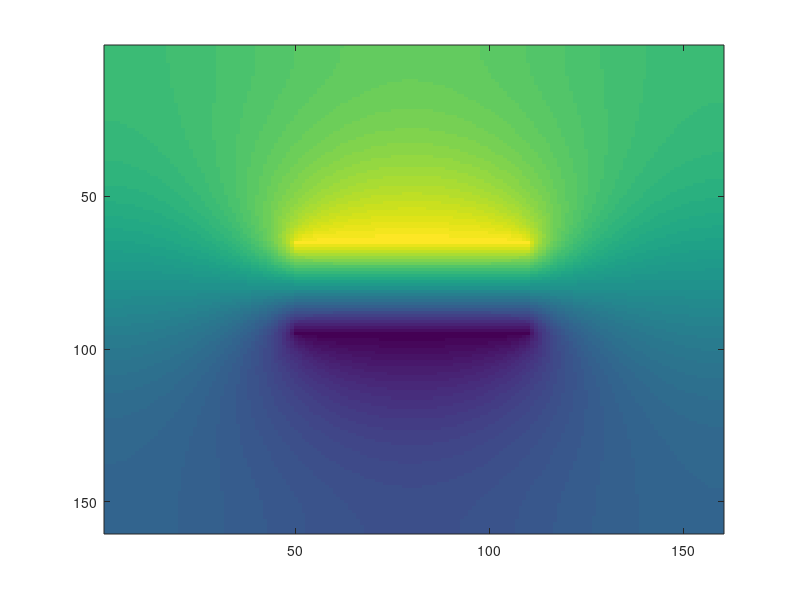
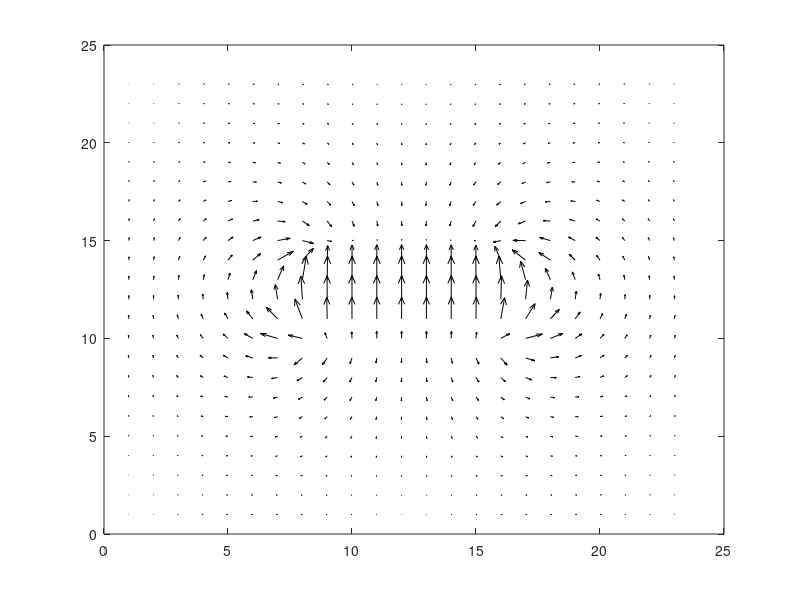

Here is the MATLAB script that generated these plots, in order:
%initialize some variables here
clear all;
n = 160;

xdim = n;
ydim = n;

epsr = 12.0;

V_now = 5*ones(xdim, ydim);
V_prev = 5*ones(xdim, ydim);

capx1 = 65;
capx2 = 95;
capy1 = 50;
capy2 = 110;

V_now(capx1, capy1:capy2) = 10;
V_now(capx2, capy1:capy2) = 0;
error = max(max(abs(V_now - V_prev)));
iter = 0;

k1 = 2.0/(1.0+epsr);
k2 = 2.0*epsr/(1.0+epsr);

%iterate as long as the change in values obtained
%in negligible. In this case, max value change is 0.001

while(error > 0.0001)
iter = iter+1;

V_now(2:xdim-1, 2:ydim-1) = (V_now(1:xdim-2, 2:ydim-1) + V_now(3:xdim, 2:ydim-1) + V_now(2:xdim-1, 1:ydim-2) + V_now(2:xdim-1, 3:ydim))*0.25;

V_now(capx1, capy1:capy2) = 10;
V_now(capx2, capy1:capy2) = 0;

V_now(capx1+1:capx2-1, capy1) = (k2*V_prev(capx1+1:capx2-1, capy1+1)+k1*V_prev(capx1+1:capx2-1, capy1-1)+V_prev(capx1+2:capx2, capy1)+V_prev(capx1:capx2-2, capy1))*0.25;
V_now(capx1+1:capx2-1, capy2) = (k1*V_prev(capx1+1:capx2-1, capy2+1)+k2*V_prev(capx1+1:capx2-1, capy2-1)+V_prev(capx1+2:capx2, capy2)+V_prev(capx1:capx2-2, capy2))*0.25;


V_now(2:xdim-1, 1) =  (2*V_now(2:ydim-1, 2) + V_now(3:xdim, 1) + V_now(1:xdim-2, 1))*0.25;
V_now(2:xdim-1, ydim) =  (2*V_now(2:ydim-1, ydim-1) + V_now(3:xdim, ydim) + V_now(1:xdim-2, ydim))*0.25;
V_now(1, 2:ydim-1) =  (2*V_now(2, 2:ydim-1) + V_now(1, 3:ydim) + V_now(1, 1:ydim-2))*0.25;
V_now(xdim, 2:ydim-1) =  (2*V_now(xdim-1, 2:ydim-1) + V_now(xdim, 3:ydim) + V_now(xdim, 1:ydim-2))*0.25;

V_now(1, 1) = (V_now(2, 1) + V_now(1, 2))*0.5;
V_now(xdim, 1) = (V_now(xdim-1, 1) + V_now(xdim, 2))*0.5;
V_now(xdim, ydim) = (V_now(xdim-1, ydim) + V_now(xdim, ydim-1))*0.5;
V_now(1, ydim) = (V_now(1, ydim-1) + V_now(2, ydim))*0.5;


error = max(max(abs(V_now-V_prev)));
V_prev = V_now;

end

imagesc(V_now);

%vector plot plotted using quiver after
%normallizing the vector values
figure;
title('Vector plot of electric field(normallised) at resolution 30 points');
[ex, ey] = gradient(V_now(1:7:xdim, 1:7:ydim), 1, 1);
sz = max(max(sqrt(ex.^2 + ey.^2)));
ex = -ex;
ey = -ey;
exx = ex./sz;
eyy = ey./sz;
quiver(exx, eyy, 'k-');